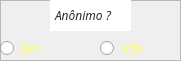
      <widget class="QFrame" name="frame_16">
       <property name="geometry">
        <rect>
         <x>60</x>
         <y>130</y>
         <width>181</width>
         <height>61</height>
        </rect>
       </property>
       <property name="frameShape">
        <enum>QFrame::StyledPanel</enum>
       </property>
       <property name="frameShadow">
        <enum>QFrame::Raised</enum>
       </property>
       <widget class="QLabel" name="label_17">
        <property name="geometry">
         <rect>
          <x>50</x>
          <y>0</y>
          <width>81</width>
          <height>31</height>
         </rect>
        </property>
        <property name="font">
         <font>
          <family>Cocogoose Pro</family>
          <pointsize>9</pointsize>
          <italic>true</italic>
         </font>
        </property>
        <property name="styleSheet">
         <string notr="true">color: rgb(35,45,55);
background-color: rgb(255, 255, 255);</string>
        </property>
        <property name="text">
         <string>Anônimo ?</string>
        </property>
        <property name="indent">
         <number>5</number>
        </property>
       </widget>
       <widget class="QRadioButton" name="radAnomSim_2">
        <property name="geometry">
         <rect>
          <x>0</x>
          <y>40</y>
          <width>71</width>
          <height>16</height>
         </rect>
        </property>
        <property name="font">
         <font>
          <family>Cocogoose Pro</family>
          <pointsize>9</pointsize>
          <italic>true</italic>
          <underline>false</underline>
          <stylestrategy>PreferDefault</stylestrategy>
         </font>
        </property>
        <property name="layoutDirection">
         <enum>Qt::LeftToRight</enum>
        </property>
        <property name="autoFillBackground">
         <bool>false</bool>
        </property>
        <property name="styleSheet">
         <string notr="true">color: rgb(255, 255, 100);</string>
        </property>
        <property name="text">
         <string>Sim</string>
        </property>
       </widget>
       <widget class="QRadioButton" name="radAnomNao_2">
        <property name="geometry">
         <rect>
          <x>100</x>
          <y>40</y>
          <width>71</width>
          <height>16</height>
         </rect>
        </property>
        <property name="font">
         <font>
          <family>Cocogoose Pro</family>
          <pointsize>9</pointsize>
          <italic>true</italic>
          <underline>false</underline>
          <stylestrategy>PreferDefault</stylestrategy>
         </font>
        </property>
        <property name="layoutDirection">
         <enum>Qt::LeftToRight</enum>
        </property>
        <property name="autoFillBackground">
         <bool>false</bool>
        </property>
        <property name="styleSheet">
         <string notr="true">color: rgb(255, 255, 100);</string>
        </property>
        <property name="text">
         <string>Não</string>
        </property>
       </widget>
      </widget>
